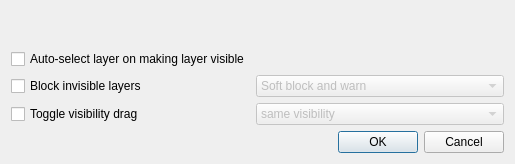
<?xml version="1.0" encoding="UTF-8"?>
<ui version="4.0">
 <class>ShapesAndLayersVisibilityHelperDialog</class>
 <widget class="QDialog" name="ShapesAndLayersVisibilityHelperDialog">
  <property name="geometry">
   <rect>
    <x>0</x>
    <y>0</y>
    <width>512</width>
    <height>164</height>
   </rect>
  </property>
  <property name="windowTitle">
   <string>ShapesAndLayers Visibility Helper</string>
  </property>
  <layout class="QGridLayout" name="gridLayout">
   <item row="4" column="1">
    <widget class="QComboBox" name="cmbBlockInvisibileLayer">
     <property name="enabled">
      <bool>false</bool>
     </property>
     <item>
      <property name="text">
       <string>Soft block and warn</string>
      </property>
     </item>
     <item>
      <property name="text">
       <string>Block &amp; make exception for current layer</string>
      </property>
     </item>
     <item>
      <property name="text">
       <string>Block &amp; go up if current layer</string>
      </property>
     </item>
     <item>
      <property name="text">
       <string>Block &amp; go down if current layer</string>
      </property>
     </item>
    </widget>
   </item>
   <item row="7" column="0" colspan="2">
    <widget class="QDialogButtonBox" name="buttonBox">
     <property name="orientation">
      <enum>Qt::Horizontal</enum>
     </property>
     <property name="standardButtons">
      <set>QDialogButtonBox::Cancel|QDialogButtonBox::Ok</set>
     </property>
    </widget>
   </item>
   <item row="6" column="1">
    <widget class="QComboBox" name="cmbToggleVisibilityDrag">
     <property name="enabled">
      <bool>false</bool>
     </property>
     <item>
      <property name="text">
       <string>same visibility</string>
      </property>
     </item>
     <item>
      <property name="text">
       <string>invert visibility</string>
      </property>
     </item>
    </widget>
   </item>
   <item row="4" column="0">
    <widget class="QCheckBox" name="boolBlockInvisibileLayer">
     <property name="text">
      <string>Block invisible layers</string>
     </property>
    </widget>
   </item>
   <item row="2" column="0">
    <widget class="QLabel" name="label">
     <property name="text">
      <string/>
     </property>
    </widget>
   </item>
   <item row="6" column="0">
    <widget class="QCheckBox" name="boolToggleVisibilityDrag">
     <property name="text">
      <string>Toggle visibility drag</string>
     </property>
    </widget>
   </item>
   <item row="3" column="0">
    <widget class="QCheckBox" name="boolAutoSelectVisibleLayer">
     <property name="text">
      <string>Auto-select layer on making layer visible</string>
     </property>
    </widget>
   </item>
  </layout>
 </widget>
 <resources/>
 <connections>
  <connection>
   <sender>buttonBox</sender>
   <signal>accepted()</signal>
   <receiver>ShapesAndLayersVisibilityHelperDialog</receiver>
   <slot>accept()</slot>
   <hints>
    <hint type="sourcelabel">
     <x>248</x>
     <y>254</y>
    </hint>
    <hint type="destinationlabel">
     <x>157</x>
     <y>274</y>
    </hint>
   </hints>
  </connection>
  <connection>
   <sender>buttonBox</sender>
   <signal>rejected()</signal>
   <receiver>ShapesAndLayersVisibilityHelperDialog</receiver>
   <slot>reject()</slot>
   <hints>
    <hint type="sourcelabel">
     <x>316</x>
     <y>260</y>
    </hint>
    <hint type="destinationlabel">
     <x>286</x>
     <y>274</y>
    </hint>
   </hints>
  </connection>
 </connections>
</ui>
